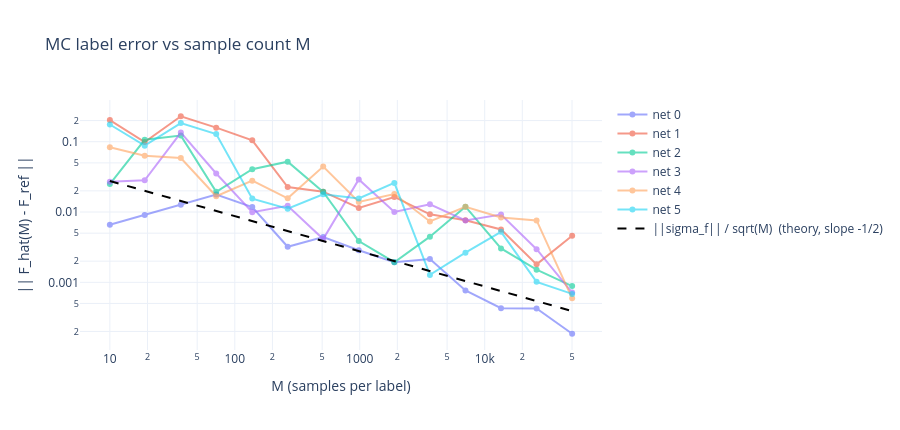

Notebook code cell kept with this figure:
### Code cell
theory = float(sig0.norm()) / np.sqrt(Ms.astype(float))          # ||sigma_f||/sqrt(M): expected error
fig = go.Figure()
for r, ws in enumerate(w_seeds):
    fig.add_trace(go.Scatter(x=Ms, y=err[r], mode="lines+markers",
                             opacity=0.6, name=f"net {ws}"))
fig.add_trace(go.Scatter(x=Ms, y=theory, mode="lines",
                         line=dict(color="black", dash="dash", width=2),
                         name="||sigma_f|| / sqrt(M)  (theory, slope -1/2)"))
fig.update_layout(title="MC label error vs sample count M",
                  xaxis_title="M (samples per label)", yaxis_title="|| F_hat(M) - F_ref ||",
                  xaxis_type="log", yaxis_type="log", template="plotly_white", height=430)
fig.show()

### Figure 1 — Plotly figure (JSON) as saved in the notebook; plotly's stock layout.template omitted (floating-point values rounded to 4 significant figures)
{"data": [{"mode": "lines+markers", "name": "net 0", "opacity": 0.6, "type": "scatter", "x": [10, 19, 37, 71, 138, 265, 510, 982, 1892, 3644, 7017, 13514, 26025, 50119], "y": [0.006574, 0.009048, 0.01266, 0.01773, 0.01179, 0.003206, 0.004413, 0.002857, 0.001929, 0.002144, 0.0007678, 0.0004292, 0.000424, 0.0001856]}, {"mode": "lines+markers", "name": "net 1", "opacity": 0.6, "type": "scatter", "x": [10, 19, 37, 71, 138, 265, 510, 982, 1892, 3644, 7017, 13514, 26025, 50119], "y": [0.2035, 0.09884, 0.2303, 0.1585, 0.1046, 0.02262, 0.01946, 0.01145, 0.01637, 0.009279, 0.007656, 0.00564, 0.001802, 0.004586]}, {"mode": "lines+markers", "name": "net 2", "opacity": 0.6, "type": "scatter", "x": [10, 19, 37, 71, 138, 265, 510, 982, 1892, 3644, 7017, 13514, 26025, 50119], "y": [0.02497, 0.1066, 0.1222, 0.01938, 0.04061, 0.05198, 0.01935, 0.003872, 0.001934, 0.004463, 0.01192, 0.00303, 0.001511, 0.0008829]}, {"mode": "lines+markers", "name": "net 3", "opacity": 0.6, "type": "scatter", "x": [10, 19, 37, 71, 138, 265, 510, 982, 1892, 3644, 7017, 13514, 26025, 50119], "y": [0.027, 0.02823, 0.1349, 0.03528, 0.009924, 0.01227, 0.004125, 0.02907, 0.009996, 0.0129, 0.007599, 0.009216, 0.002957, 0.0007156]}, {"mode": "lines+markers", "name": "net 4", "opacity": 0.6, "type": "scatter", "x": [10, 19, 37, 71, 138, 265, 510, 982, 1892, 3644, 7017, 13514, 26025, 50119], "y": [0.08349, 0.06299, 0.05857, 0.01675, 0.02792, 0.01565, 0.04423, 0.01392, 0.01806, 0.007346, 0.01187, 0.008341, 0.007598, 0.0005911]}, {"mode": "lines+markers", "name": "net 5", "opacity": 0.6, "type": "scatter", "x": [10, 19, 37, 71, 138, 265, 510, 982, 1892, 3644, 7017, 13514, 26025, 50119], "y": [0.1756, 0.08789, 0.1841, 0.1287, 0.01551, 0.01117, 0.01788, 0.01557, 0.02594, 0.001276, 0.002638, 0.005226, 0.001016, 0.0006844]}, {"line": {"color": "black", "dash": "dash", "width": 2}, "mode": "lines", "name": "||sigma_f|| / sqrt(M)  (theory, slope -1/2)", "type": "scatter", "x": [10, 19, 37, 71, 138, 265, 510, 982, 1892, 3644, 7017, 13514, 26025, 50119], "y": [0.02762, 0.02004, 0.01436, 0.01037, 0.007435, 0.005365, 0.003868, 0.002787, 0.002008, 0.001447, 0.001043, 0.0007513, 0.0005414, 0.0003901]}], "layout": {"height": 430, "title": {"text": "MC label error vs sample count M"}, "xaxis": {"title": {"text": "M (samples per label)"}, "type": "log"}, "yaxis": {"title": {"text": "|| F_hat(M) - F_ref ||"}, "type": "log"}}}
